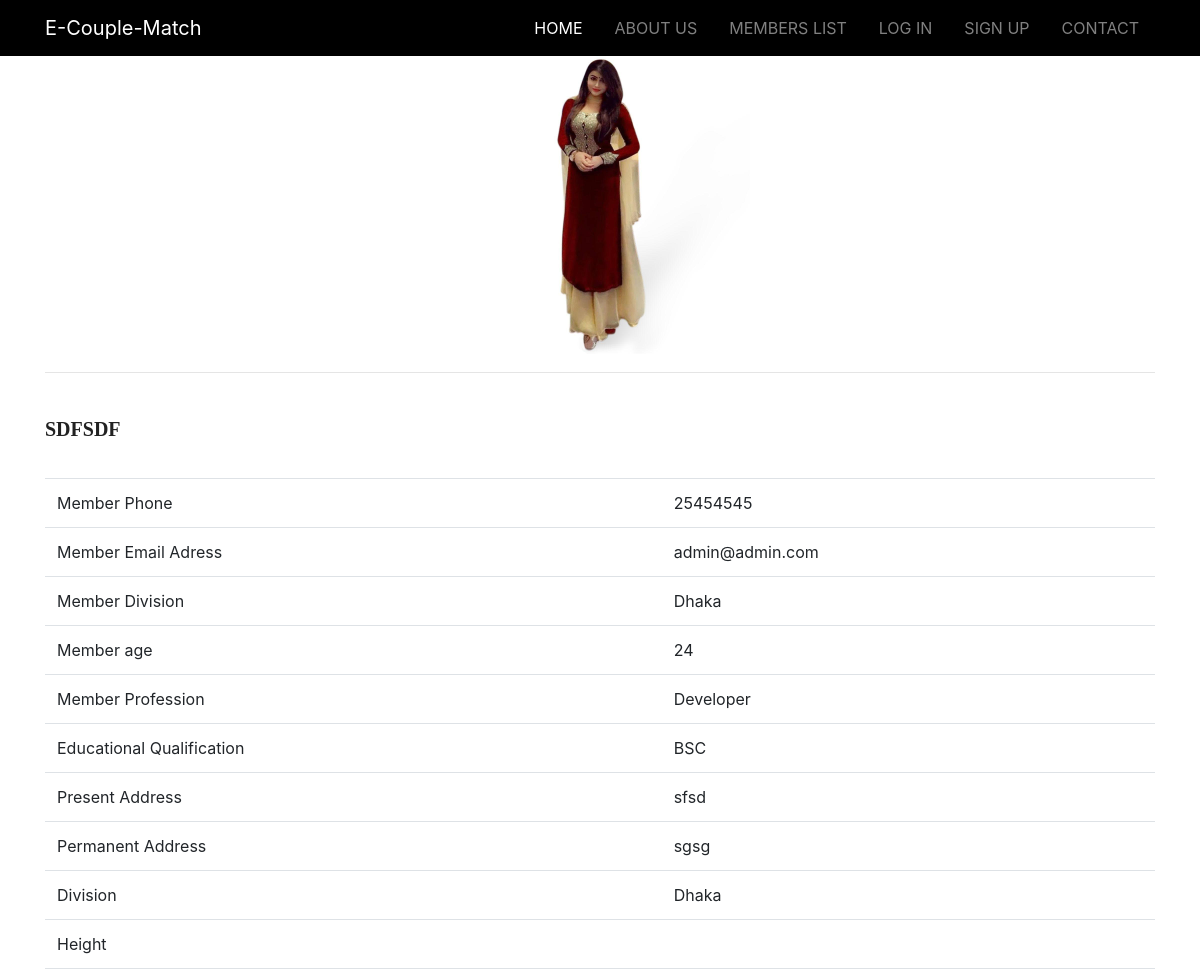
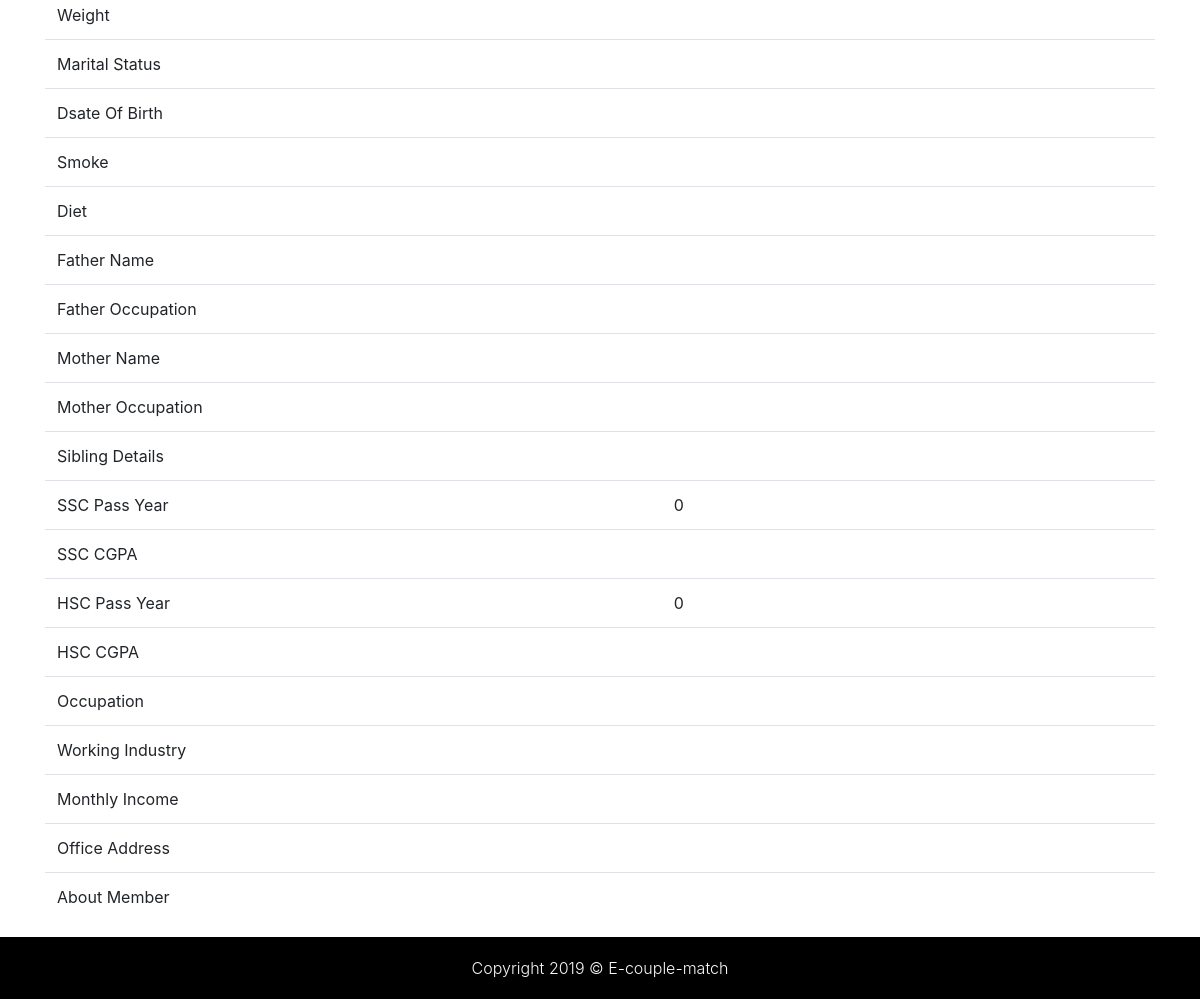
The app's page /members/details/2 with its own data (2 pictures, top to bottom).
### tables this page shows
CREATE TABLE `tbl_members` (
  `member_id` int(11) NOT NULL,
  `member_full_name` varchar(255) NOT NULL,
  `member_email` varchar(50) NOT NULL,
  `member_pass` varchar(50) NOT NULL,
  `member_confirm_pass` varchar(50) NOT NULL,
  `member_phone` varchar(14) NOT NULL,
  `member_present_address` varchar(100) NOT NULL,
  `member_parmanent_address` varchar(100) NOT NULL,
  `member_division` text NOT NULL,
  `member_age` varchar(50) NOT NULL,
  `member_gender` text NOT NULL,
  `member_edu_qualification` varchar(50) NOT NULL,
  `member_profession` varchar(50) NOT NULL,
  `member_image` varchar(100) NOT NULL,
  `member_height` varchar(70) NOT NULL,
  `member_weight` varchar(150) NOT NULL,
  `member_marital_status` varchar(150) NOT NULL,
  `member_birth` varchar(150) NOT NULL,
  `member_smoke` varchar(150) NOT NULL,
  `member_diet` varchar(150) NOT NULL,
  `memeber_familytype` varchar(150) NOT NULL,
  `member_father_name` varchar(150) NOT NULL,
  `member_father_occupation` varchar(150) NOT NULL,
  `member_mother_name` varchar(150) NOT NULL,
  `member_mother_occupation` varchar(150) NOT NULL,
  `memeber_sibling_details` text NOT NULL,
  `memeber_living_with_parents` varchar(150) NOT NULL,
  `memeber_living` varchar(150) NOT NULL,
  `ssc_pass_year` int(150) NOT NULL,
  `ssc_cgpa` varchar(150) NOT NULL,
  `hsc_pass_year` int(150) NOT NULL,
  `hsc_cgpa` varchar(150) NOT NULL,
  `ug_subject` varchar(150) NOT NULL,
  `ug_cgpa` varchar(150) NOT NULL,
  `ug_pass_year` varchar(150) NOT NULL,
  `higher_education` varchar(150) NOT NULL,
  `occupation` varchar(150) NOT NULL,
  `working_industry` varchar(150) NOT NULL,
  `monthly_income` varchar(150) NOT NULL,
  `office_address` varchar(150) NOT NULL,
  `write_yourself` text NOT NULL
);

### application/controllers/Members.php (called while the page is built, shortened)
<?php
class Members extends CI_Controller {
	public function __construct()
	{
		$this->load->model('Member_model');
	}
	public function details()
	{
		$id = $this->uri->segment(3);
		$data['title'] = 'Member Details';
        $data['result'] = $this->Member_model->view_book_details($id);
        $this->load->view('member_details',$data);
	}
}

### index.php (called while the page is built, shortened)
<?php
require_once BASEPATH.'core/CodeIgniter.php';

### application/models/Member_model.php (called while the page is built, shortened)
<?php
class Member_model extends CI_Model {
	function view_book_details($id) {
		$this->db->select('*');
		$this->db->from('tbl_members');
		$this->db->where('member_id',$id);
        $query = $this->db->get();
		$result = $query->row_array();
        return $result;
	}
}
?>

### application/views/member_details.php (the view, shortened to what this page needs)
<section class="container members">
    <div class="row">
        <div class="col-md-12">
    <div class="text-center std-img">
                    <img style="width:300px;height:300px;"src="<?php echo base_url($result['member_image']);?>" alt="" >
                    <hr> <br>
                </div>
            <h2><?php echo $result['member_full_name']; ?></h2>
            <table class="table table-hover">
                <tr>
                    <td>Member Phone </td>
                    <td><?php echo $result['member_phone']; ?></td>
                </tr>
	<tr>
                    <td>Member Email Adress </td>
                    <td><?php echo $result['member_email']; ?></td>
                </tr>
                <tr>
                    <td>Member Division</td>
                    <td><?php echo $result['member_division']; ?></td>
                </tr>
	<tr>
                    <td>Member age</td>
                    <td><?php echo $result['member_age']; ?></td>
                </tr>
	<tr>
                    <td>Member Profession</td>
                    <td><?php echo $result['member_profession']; ?></td>
                </tr>
	<tr>
                    <td>Educational Qualification</td>
                    <td><?php echo $result['member_edu_qualification']; ?></td>
                </tr>
	<tr>
                    <td>Present Address</td>
                    <td><?php echo $result['member_present_address']; ?></td>
                </tr>
	<tr>
                    <td>Permanent Address</td>
                    <td><?php echo $result['member_parmanent_address']; ?></td>
                </tr>
	<tr>
                    <td>Division</td>
                    <td><?php echo $result['member_division']; ?></td>
                </tr>
	<tr>
                    <td>Height</td>
                    <td><?php echo $result['member_height']; ?></td>
                </tr>
	<tr>
                    <td>Weight</td>
                    <td><?php echo $result['member_weight']; ?></td>
                </tr>
	<tr>
                    <td>Marital Status</td>
                    <td><?php echo $result['member_marital_status']; ?></td>
                </tr>
	<tr>
                    <td>Dsate Of Birth</td>
                    <td><?php echo $result['member_birth']; ?></td>
                </tr>
   <tr>
                    <td>Smoke</td>
                    <td><?php echo $result['member_smoke']; ?></td>
                </tr>
	<tr>
                    <td>Diet</td>
                    <td><?php echo $result['member_diet']; ?></td>
                </tr>
	<tr>
                    <td>Father Name</td>
                    <td><?php echo $result['member_father_name']; ?></td>
                </tr>
	<tr>
                    <td>Father Occupation</td>
                    <td><?php echo $result['member_father_occupation']; ?></td>
                </tr>
	<tr>
                    <td>Mother Name</td>
                    <td><?php echo $result['member_mother_name']; ?></td>
                </tr>
	<tr>
                    <td>Mother Occupation</td>
                    <td><?php echo $result['member_mother_occupation']; ?></td>
                </tr>
	<tr>
                    <td>Sibling Details</td>
                    <td><?php echo $result['memeber_sibling_details']; ?></td>
                </tr>
	<tr>
                    <td>SSC Pass Year</td>
                    <td><?php echo $result['ssc_pass_year']; ?></td>
                </tr>
	<tr>
                    <td>SSC CGPA</td>
                    <td><?php echo $result['ssc_cgpa']; ?></td>
                </tr>
	<tr>
                    <td>HSC Pass Year</td>
                    <td><?php echo $result['hsc_pass_year']; ?></td>
                </tr>
	<tr>
                    <td>HSC CGPA</td>
                    <td><?php echo $result['hsc_cgpa']; ?></td>
                </tr>
	<tr>
                    <td>Occupation</td>
                    <td><?php echo $result['occupation']; ?></td>
                </tr>
	<tr>
                    <td>Working Industry</td>
                    <td><?php echo $result['working_industry']; ?></td>
                </tr>
	<tr>
                    <td>Monthly Income</td>
                    <td><?php echo $result['monthly_income']; ?></td>
                </tr>
	<tr>
                    <td>Office Address</td>
                    <td><?php echo $result['office_address']; ?></td>
                </tr>
	<tr>
                    <td>About Member</td>
                    <td><?php echo $result['write_yourself']; ?></td>
                </tr>
            </table>
        </div>
    </div>
</section>

### public/css/style.css (style rules this page uses)
img { max-width: 100%; height: auto; }
h2 { line-height: 1.66; margin: 0; padding: 0; font-weight: 700; color: #222; font-family: 'Montserrat'; font-size: 20px; text-transform: uppercase; margin-bottom: 32px; }

### records on screen
tbl_members: member_image (picture), member_full_name "SDFSDF", member_phone "25454545", member_email "admin@admin.com", member_division "Dhaka", member_age "24", member_profession "Developer", member_edu_qualification "BSC", member_present_address "sfsd", member_parmanent_address "sgsg", ssc_pass_year "0", hsc_pass_year "0"
